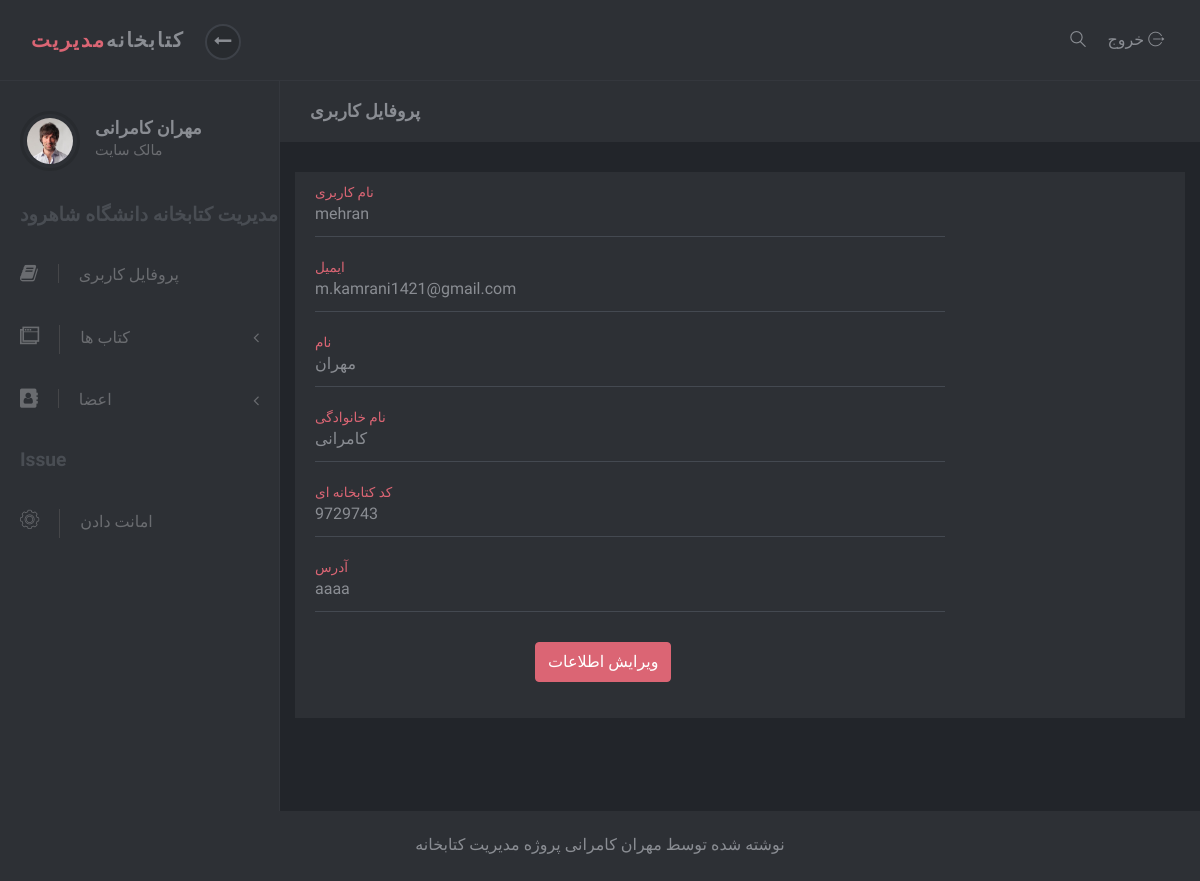
Screenshot of /account/profile (signed in) with the database file from the repository.
### account/models.py (models this page shows)
class User(AbstractUser):
	email = models.EmailField(unique=True, verbose_name='ایمیل')
	slug = models.SlugField(unique=True, blank=True, verbose_name="کد کاربر")
	address=models.CharField(default='aaaa',max_length=200,verbose_name='آدرس')

### account/views.py (the view)
# urls.py: path('profile',Profile.as_view(),name='profile'),
class Profile(LoginRequiredMixin, UpdateView):
    model = User
    form_class = ProfileForm
    template_name = "registrations/profile.html"
    success_url = reverse_lazy("account:profile")
    def get_object(self, queryset=None):
        return User.objects.get(pk=self.request.user.pk)
    def get_form_kwargs(self):
        kwargs = super(Profile, self).get_form_kwargs()
        kwargs.update({
            'user': self.request.user
        })
        return kwargs

### account/forms.py
class ProfileForm(forms.ModelForm):
    def __init__(self,*args,**kwargs):
        user=kwargs.pop('user')
        super(ProfileForm,self).__init__(*args,**kwargs)
        if not user.is_superuser:
            self.fields['username'].disabled=True
            self.fields['email'].disabled=True
            self.fields['slug'].disabled=True
        self.fields['username'].help_text='نام کاربری خود در هنگام ثبت نام وارد شده و قابل تغییر نیست'
        self.fields['slug'].help_text='کد کاربری کتابخانه ای را از مدیر کتابخانه طلب کنید'
    class Meta:
        model=User
        fields = ['username', 'email', 'first_name', 'last_name', 'slug', 'address']

### templates/registrations/profile.html (shortened to what this page needs)
{% extends 'registrations/base.html' %}
{% load static %}
{% load widget_tweaks %}
{% load crispy_forms_tags %}
{% block code %}
    <div class="page-content">
        <div class="page-header">
            <div class="container-fluid">
                <h2 class="h5 no-margin-bottom">پروفایل کاربری</h2>
            </div>
        </div>
        <div class="col-lg-12">
            <div class="block">
                <div class="block-body">
                    <form class="form-horizontal" method="post" enctype="multipart/form-data">
                        <div class="row">
                            <div class="col-sm-9">
                                <div class="form-group-material">
                                    {{ form.username|add_class:"input-material"|attr:"id:register-username name:registerUsername" }}
                                    <label for="register-username" class="label-material">نام کاربری</label>
                                </div>
                                <div class="form-group-material">
                                    {{ form.email|add_class:"input-material"|attr:"id:register-username name:registerUsername" }}
                                    <label for="register-username" class="label-material">ایمیل</label>
                                </div>
                                <div class="form-group-material">
                                    {{ form.first_name|add_class:"input-material"|attr:"id:register-username name:registerUsername" }}
                                    <label for="register-username" class="label-material">نام</label>
                                </div>
                                <div class="form-group-material">
                                    {{ form.last_name|add_class:"input-material"|attr:"id:register-username name:registerUsername" }}
                                    <label for="register-username" class="label-material">نام خانوادگی</label>
                                </div>
                                <div class="form-group-material">
                                    {{ form.slug|add_class:"input-material"|attr:"id:register-username name:registerUsername" }}
                                    <label for="register-username" class="label-material">کد کتابخانه ای</label>
                                </div>
                                <div class="form-group-material">
                                    {{ form.address|add_class:"input-material"|attr:"id:register-username name:registerUsername" }}
                                    <label for="register-username" class="label-material">آدرس</label>
                                </div>
                            </div>
                        </div>
                        <div class="form-group row">
                            <div class="col-sm-9 ml-auto">
                                <button type="submit" class="btn btn-primary">ویرایش اطلاعات</button>
                            </div>
                        </div>
                    </form>
                </div>
            </div>
        </div>
    </div>
{% endblock %}

### templates/registrations/sidebar.html (shortened to what this page needs)
{% load static %}
<nav id="sidebar">
    <div class="sidebar-header d-flex align-items-center">
        <div class="avatar"><img src="{% static 'adminlte/img/avatar-6.jpg' %}" alt="..."
                                 class="img-fluid rounded-circle"></div>
        <div class="title">
            <h1 class="h5">{{ request.user.get_full_name }}</h1>
            {% if request.user.is_superuser %}
                <p>مالک سایت</p>
            {% else %}
                <p>کاربر عادی</p>
            {% endif %}
        </div>
    </div>
    <span class="heading">مدیریت کتابخانه دانشگاه شاهرود</span>
    <ul class="list-unstyled">
        <li><a href="{% url 'account:profile' %}"><i class="fa fa-book"></i>پروفایل کاربری</a></li>
        <li>
            <a href="#exampledropdownDropdown" aria-expanded="false" data-toggle="collapse">
                <i class="icon-windows"></i>کتاب ها </a>
        </li>
        {% if request.user.is_superuser %}
            <li>
                <a href="#exampledropdownDropdown2" aria-expanded="false" data-toggle="collapse">
                    <i class="fa fa-address-book" aria-hidden="true"></i>اعضا</a>
            </li>
            </ul>
            <span class="heading">Issue</span>
            <ul class="list-unstyled">
                <li><a href="{% url 'account:issue' %}"> <i class="icon-settings"></i>امانت دادن </a></li>
            </ul>
        {% endif %}
</nav>

### account/static/adminlte/css/style.default.css (style rules this page uses)
body { position: relative; }
a { -webkit-transition: all 0.3s; transition: all 0.3s; display: inline-block; }
p { line-height: 1.7; }
button { cursor: pointer; }
i, span, strong { display: inline-block; }
input { outline: none; }
.no-margin-bottom { margin-bottom: 0 !important; }
.block { padding: 20px; background: #2d3035; color: #8a8d93; margin-bottom: 30px; }
.page-content { position: relative; background: #22252a; min-height: 100vh; width: calc(100% - 280px); padding: 0; padding-bottom: 70px; }
.page-header { padding: 20px 15px; background: #2d3035; color: #8a8d93; margin-bottom: 30px; }
i[class*='icon-'] { -webkit-transform: translateY(2px); transform: translateY(2px); }
nav#sidebar { width: 280px; background: #2d3035; color: #6a6c70; border-right: 1px solid #34373d; }
nav#sidebar a { color: inherit; text-decoration: none; position: relative; }
nav#sidebar a[data-toggle="collapse"]::after { content: '\f104'; display: inline-block; -webkit-transform: translateY(-50%); transform: translateY(-50%); font-family: 'FontAwesome'; position: absolute; top: 50%; right: 20px; }
nav#sidebar a i { font-size: 1.2em; margin-right: 10px; -webkit-transition: none; transition: none; }
nav#sidebar .sidebar-header { padding: 30px 20px; }
nav#sidebar .sidebar-header h1, nav#sidebar .sidebar-header p { margin-bottom: 0; }
nav#sidebar .sidebar-header h1 { color: #8a8d93; }
nav#sidebar .sidebar-header p { font-size: 0.9rem; }
nav#sidebar span.heading { font-weight: 700; margin-left: 20px; color: #494d53; font-size: 1.2rem; margin-bottom: 15px; }
nav#sidebar .avatar { width: 60px; height: 60px; border-radius: 50%; overflow: hidden; margin-right: 15px; background: none; padding: 4px; border: 3px solid #282b2f; }
nav#sidebar ul { max-height: none; }
nav#sidebar li { position: relative; }
nav#sidebar li a { padding: 18px 20px; display: block; font-weight: 400; }
nav#sidebar li a i { margin-right: 20px; -webkit-transition: all 0.3s; transition: all 0.3s; padding-right: 20px; border-right: 1px solid #454649; }
nav#sidebar li::before { content: ''; width: 2px; height: 100%; background: none; display: block; position: absolute; top: 0; left: 0; z-index: 99; }
button, input[type='submit'] { cursor: pointer; font-family: inherit; font-weight: 300 !important; }
form label { font-size: .9rem; color: #8a8d93; }
input.input-material { width: 100%; border: none; border-bottom: 1px solid #444951; padding: 10px 0; background: none; color: #8a8d93; }
input.input-material ~ label { color: #aaa; position: absolute; top: 14px; left: 0; cursor: text; -webkit-transition: all 0.2s; transition: all 0.2s; font-weight: 300; }
input.input-material ~ label.active { font-size: 0.85rem; top: -10px; color: #DB6574; }
.form-group-material { position: relative; margin-bottom: 30px; }
.btn { font-weight: 400; border: 1px solid transparent; padding: 0.45rem 0.75rem; font-size: 1rem; line-height: 1.5; border-radius: 0.25rem; -webkit-transition: color 0.15s ease-in-out, background-color 0.15s ease-in-out, border-color 0.15s ease-in-out, -webkit-box-shadow 0.15s ease-in-out; transition: color 0.15s ease-in-out, background-color 0.15s ease-in-out, border-color 0.15s ease-in-out, -webkit-box-shadow 0.15s ease-in-out; transition: color 0.15s ease-in-out, background-color 0.15s ease-in-out, border-color 0.15s ease-in-out, box-shadow 0.15s ease-in-out; transition: color 0.15s ease-in-out, background-color 0.15s ease-in-out, border-color 0.15s ease-in-out, box-shadow 0.15s ease-in-out, -webkit-box-shadow 0.15s ease-in-out; }
.btn-primary { color: color-yiq(#DB6574); background-color: #DB6574; border-color: #DB6574; }
body { font-family: "Muli", sans-serif; font-size: 1rem; font-weight: 400; line-height: 1.5; color: #8a8d93; background-color: #fff; }
a { color: #DB6574; text-decoration: none; }
h1, h2, h3, h4, h5, h6, .h1, .h2, .h3, .h4, .h5, .h6 { margin-bottom: 0.5rem; font-family: inherit; font-weight: 700; line-height: 1.2; color: inherit; }
h1, .h1 { font-size: 2.5rem; }
h2, .h2 { font-size: 1.7rem; }
h5, .h5 { font-size: 1.1rem; }

### rows the page displays
User: user.get_full_name "مهران کامرانی", username "mehran", email "m.kamrani1421@gmail.com", first_name "مهران", last_name "کامرانی", slug "9729743", address "aaaa"
